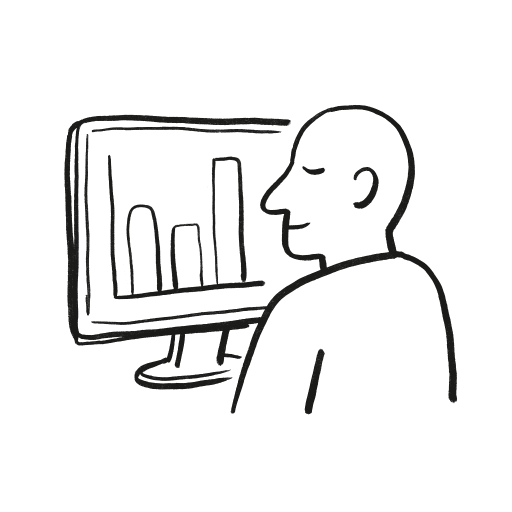
#> input picture library/01-dashboard/layer-ink.png, 1024 x 1024 px, found by its file name (shown at 1/2 size)
$ python color.py ../library/01-dashboard/layer-ink.png ../examples/hand-heart/source.jpg
#> lines starting #> are read from the running program, lines starting #| are printed output that depends on the picture; after the words box and inside, x2 and y2 are one past the last pixel; in counts of white or black regions, pixels touching at a corner belong together
"""Add real painted watercolor to an accepted ink drawing.

usage:
  python3 -I scripts/color.py DIR --from-source
      the generated drawing already holds good watercolor: keep it as the color
      version and write the ink-only version
  python3 -I scripts/color.py DIR --list
      writes DIR/regions.png: every closed region of the drawing, numbered
  python3 -I scripts/color.py DIR [--background] [--regions 6,7+8] [--add "staff@700,260,330,-10;note@860,330,90"]
      writes DIR/color-wash.png (all color), DIR/color-patch.png and
      DIR/color-motifs.png (the two kinds apart, for animation),
      DIR/version-color.jpg and DIR/version-ink.jpg

Three ways to color, chosen per drawing (references/style.md, section 8):
  --background   one large painted patch behind the whole subject, for depth
  --regions      a painted patch behind one object (regions joined by + share one)
  --add          painted motifs that tell the action, kind@x,y,width[,degrees];
                 kinds are the "kind" fields in library/_motifs/*.json

The watercolor never crosses the rest of the subject: every part of the drawing
other than the chosen regions stays paper, so people, coins or books in front
read white, while the patch may overflow into the empty background. Motifs are
placed on top of that rule, where you put them.

Nothing here paints: every patch and motif is a real painted swatch from a
generated sheet (scripts/washes.py). A region is a connected area of paper
enclosed by ink, after closing gaps narrower than --close half-size pixels.
"""
import glob
import json
import sys

import numpy as np
from PIL import Image, ImageDraw, ImageFilter, ImageFont

PAPER = (244, 242, 236)
CORAL = (240, 128, 110)
ROOT = __file__.rsplit("/scripts/", 1)[0]


def opt(name, default=None):
    return sys.argv[sys.argv.index(name) + 1] if name in sys.argv else default


def label(free):
    h, w = free.shape
    lab = np.zeros((h, w), np.int32)
    sizes = [0]
    n = 0
    for y0 in range(0, h, 2):
        for x0 in range(0, w, 2):
            if not free[y0, x0] or lab[y0, x0]:
                continue
            n += 1
            stack = [(y0, x0)]
            lab[y0, x0] = n
            count = 0
            while stack:
                y, x = stack.pop()
                count += 1
                for ny, nx in ((y + 1, x), (y - 1, x), (y, x + 1), (y, x - 1)):
                    if 0 <= ny < h and 0 <= nx < w and free[ny, nx] and not lab[ny, nx]:
                        lab[ny, nx] = n
                        stack.append((ny, nx))
            sizes.append(count)
    return lab, sizes


def grow(mask, size):
    img = Image.fromarray((mask > 0).astype(np.uint8) * 255)
    return np.asarray(img.filter(ImageFilter.MaxFilter(size | 1))) > 0


def up(mask, size):
    img = Image.fromarray((mask > 0).astype(np.uint8) * 255).resize(size, Image.BILINEAR)
    return np.asarray(img).astype(np.float32) / 255


def load(kind_dir):
    out = []
    for f in sorted(glob.glob(f"{ROOT}/library/{kind_dir}/patch-*.png")):
        out.append((f, json.load(open(f[:-4] + ".json"))))
    return out


def stamp(canvas, path, cx, cy, tw, th, degrees):
    patch = Image.open(path).resize((max(8, int(tw)), max(8, int(th))), Image.LANCZOS)
    patch = patch.rotate(degrees, expand=True, resample=Image.BICUBIC)
    pa = np.asarray(patch).astype(np.float32)[..., 3] / 255
    H, W = canvas.shape
    px, py = int(cx - pa.shape[1] / 2), int(cy - pa.shape[0] / 2)
    sx, sy = max(0, -px), max(0, -py)
    x0, y0, x1, y1 = max(0, px), max(0, py), min(W, px + pa.shape[1]), min(H, py + pa.shape[0])
    if x1 > x0 and y1 > y0:
        piece = pa[sy:sy + y1 - y0, sx:sx + x1 - x0]
        canvas[y0:y1, x0:x1] = 1 - (1 - canvas[y0:y1, x0:x1]) * (1 - piece)


def pick(pool, aspect, rng):
    pool = sorted(pool, key=lambda p: abs(np.log(p[1]["aspect"] / aspect)))
    return pool[min(len(pool) - 1, int(rng.integers(0, 2)))]


def main():
    if len(sys.argv) < 3:
        print(__doc__)
        sys.exit(2)
    d = sys.argv[1].rstrip("/")
    ink_img = Image.open(f"{d}/layer-ink.png")
#> ink_img is the input picture: PIL image 1024x1024 RGBA; mean R, G, B, A 27, 27, 26, 16.9
    W, H = ink_img.size
#> W = 1024; H = 1024
    ink = np.asarray(ink_img).astype(np.float32)[..., 3] / 255
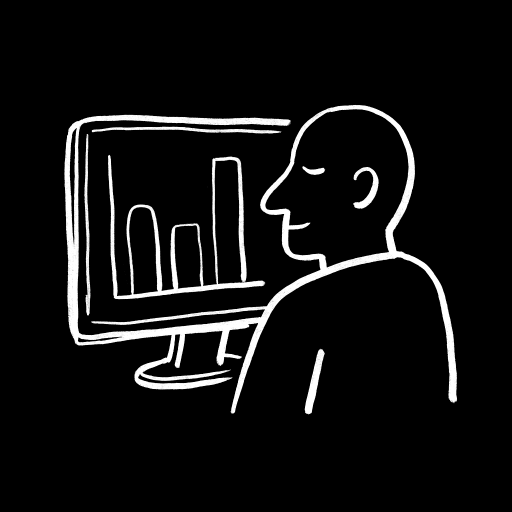
#> ink: shape (1024, 1024) float32 (shown at 1/2 size); min 0, max 1, mean 0.0661
    close = int(opt("--close", "9"))
    small = ink[::2, ::2]
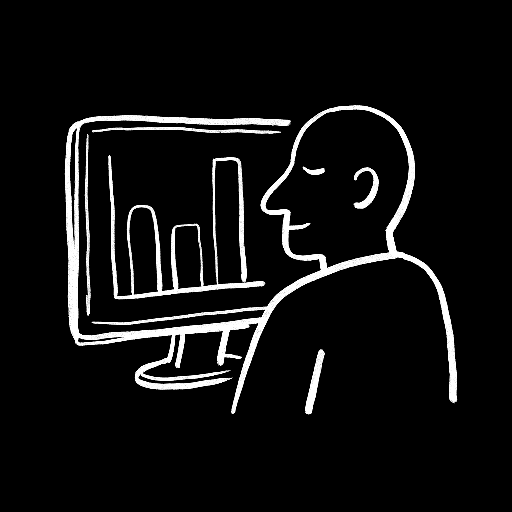
#> small: shape (512, 512) float32; min 0, max 1, mean 0.0661
    closed = grow(small > 0.25, close) if close > 1 else small > 0.25
#> in grow, `img = Image.fromarray((mask > 0).astype(np.uint8) * 255)`:
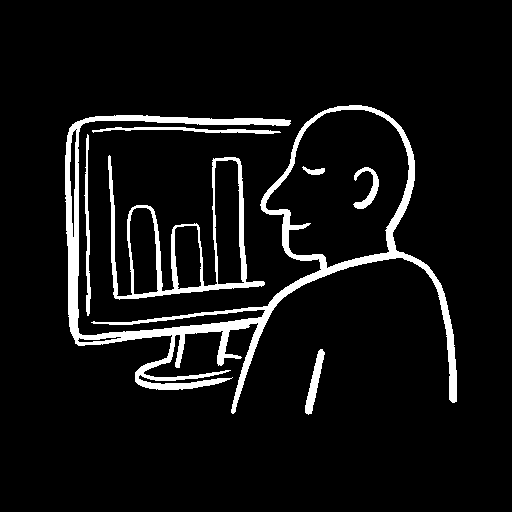
#> img: PIL image 512x512 L; 7% white; 7 white regions, largest, box (x1, y1, x2, y2) and area: (65, 105, 457, 414) 12853, (108, 155, 265, 300) 3460, (92, 127, 281, 134) 578
#> in grow, `return np.asarray(img.filter(ImageFilter.MaxFilter(size | 1))) > 0`:
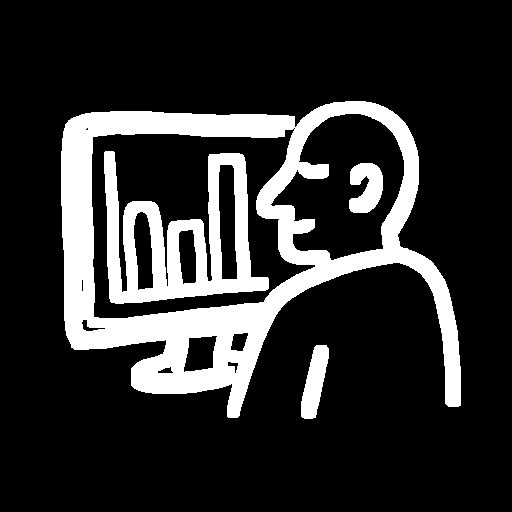
#> returned value: shape (512, 512) bool; 18.4% white; 4 white regions, box (x1, y1, x2, y2) and area: (61, 101, 461, 418) 34796, (104, 151, 269, 304) 10986, (301, 345, 329, 419) 1248, (349, 163, 383, 213) 1225
    lab, sizes = label(~closed)
#> after the loop in label, `for y0 in range(0, h, 2):`:
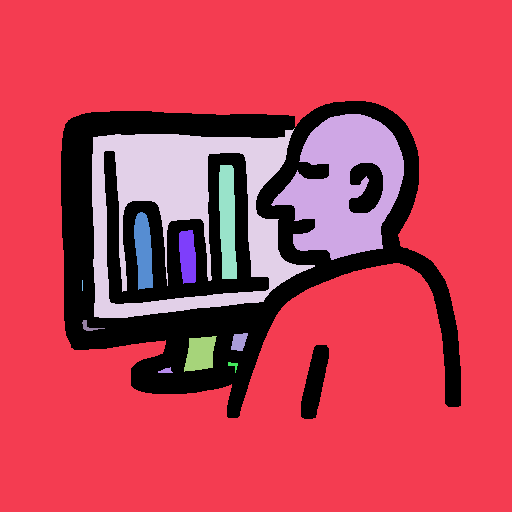
#> lab: shape (512, 512) int32; 14 distinct labels, from 0 to 13; one colour per label, 0 black
#> sizes = [0, 180394, 11077, 1, 17540, 1693, 1121, 780, 11, 79, 223, 869, 44, 54]
    border = set(np.unique(np.concatenate([lab[0], lab[-1], lab[:, 0], lab[:, -1]]))) - {0}
#> border = 1 item
    keep = [i for i in range(1, len(sizes)) if i not in border and sizes[i] > 150]
#> keep = [2, 4, 5, 6, 7, 10, 11]

    if "--from-source" in sys.argv:
        src = Image.open(f"{d}/source.jpg").convert("RGB")
        src.save(f"{d}/version-color.jpg", quality=92)
        base = Image.new("RGB", (W, H), PAPER)
        base.paste(ink_img, (0, 0), ink_img)
        base.save(f"{d}/version-ink.jpg", quality=92)
        print(f"{d}: color version is the generated drawing itself")
        return

    if "--list" in sys.argv:
        base = Image.new("RGB", (W, H), PAPER)
        base.paste(ink_img, (0, 0), ink_img)
        tint = np.zeros(lab.shape + (4,), np.uint8)
        rng = np.random.default_rng(3)
        for i in keep:
            tint[lab == i] = (*rng.integers(80, 230, 3), 90)
        over = Image.fromarray(tint, "RGBA").resize((W, H), Image.NEAREST)
        base.paste(over, (0, 0), over)
        draw = ImageDraw.Draw(base)
        try:
            font = ImageFont.truetype("/System/Library/Fonts/Supplemental/Arial Bold.ttf", 26)
        except Exception:
            font = ImageFont.load_default()
        for i in keep:
            ys, xs = np.nonzero(lab == i)
            draw.text((int(np.median(xs)) * 2 - 10, int(np.median(ys)) * 2 - 14), str(i), fill=(200, 0, 0), font=font)
        base.save(f"{d}/regions.png")
        print(f"{d}/regions.png: {len(keep)} regions")
        return

    rng = np.random.default_rng(int(opt("--seed", "1")))
    washes = [p for p in load("_washes") if p[1].get("kind") not in ("heart", "splash")]
    motifs = load("_motifs")
    subject = ~np.isin(lab, list(border))
    alpha = np.zeros((H, W), np.float32)
    allowed = np.zeros(lab.shape, bool)
    notes = []

    if "--background" in sys.argv:
        ys, xs = np.nonzero(subject)
        x0, x1, y0, y1 = xs.min() * 2, xs.max() * 2, ys.min() * 2, ys.max() * 2
        bw, bh = (x1 - x0) * 0.95, (y1 - y0) * 0.8
        f, meta = pick(washes, bw / bh, rng)
        cx = (x0 + x1) / 2 + (rng.random() - 0.5) * 0.1 * bw
        cy = (y0 + y1) / 2 - 0.04 * bh
        stamp(alpha, f, cx, cy, bw, bh, float((rng.random() - 0.5) * 8))
        notes.append(f"background: {meta['kind']} patch")

    groups = [[int(v) for v in g.split("+")] for g in (opt("--regions") or "").split(",") if g]
    for g in groups:
        region = np.isin(lab, g)
        allowed |= grow(region, close)
        ys, xs = np.nonzero(region)
        x0, x1, y0, y1 = xs.min() * 2, xs.max() * 2, ys.min() * 2, ys.max() * 2
        bw, bh = x1 - x0, y1 - y0
        f, meta = pick(washes, bw / max(1, bh), rng)
        over = 1.12 + rng.random() * 0.12
        cx = (x0 + x1) / 2 + (rng.random() - 0.5) * 0.1 * bw
        cy = (y0 + y1) / 2 + (rng.random() - 0.5) * 0.1 * bh
        stamp(alpha, f, cx, cy, bw * over, bh * over, float((rng.random() - 0.5) * 10))
        notes.append(f"regions {g}: {meta['kind']} patch")

    knock = up(subject & ~allowed, (W, H))
    alpha *= 1 - knock
    patch_alpha = alpha.copy()
    motif_alpha = np.zeros((H, W), np.float32)

    for spec in [s for s in (opt("--add") or "").split(";") if s.strip()]:
        kind, rest = spec.strip().split("@")
        vals = [float(v) for v in rest.split(",")]
        x, y, w = vals[:3]
        deg = vals[3] if len(vals) > 3 else 0
        match = [p for p in motifs if p[1].get("kind") == kind]
        if not match:
            print(f"no motif of kind {kind}; kinds: {sorted({p[1].get('kind') for p in motifs})}")
            sys.exit(1)
        f, meta = match[0]
        stamp(motif_alpha, f, x, y, w, w / meta["aspect"], deg)
        notes.append(f"motif {kind} at {int(x)},{int(y)}")

    def layer(a, name):
        a = np.clip(a, 0, 1)
        o = np.zeros((H, W, 4), np.uint8)
        o[..., :3] = CORAL
        o[..., 3] = (a * 255).astype(np.uint8)
        path = f"{d}/{name}.png"
        if a.max() > 0.05:
            Image.fromarray(o, "RGBA").save(path, optimize=True)
            ys, xs = np.nonzero(a > 0.2)
            with open(f"{d}/{name}.json", "w") as f:
                json.dump({"size": [W, H], "bbox": [int(xs.min()), int(ys.min()), int(xs.max()), int(ys.max())] if len(xs) else None}, f)
        else:
            import os
            for ext in (".png", ".json"):
                if os.path.exists(f"{d}/{name}{ext}"):
                    os.remove(f"{d}/{name}{ext}")
    layer(patch_alpha, "color-patch")
    layer(motif_alpha, "color-motifs")
    alpha = np.clip(1 - (1 - patch_alpha) * (1 - motif_alpha), 0, 1)
    out = np.zeros((H, W, 4), np.uint8)
    out[..., :3] = CORAL
    out[..., 3] = (alpha * 255).astype(np.uint8)
    wash = Image.fromarray(out, "RGBA")
    wash.save(f"{d}/color-wash.png", optimize=True)
    ys, xs = np.nonzero(alpha > 0.2)
    bbox = [int(xs.min()), int(ys.min()), int(xs.max()), int(ys.max())] if len(xs) else None
    with open(f"{d}/color-wash.json", "w") as f:
        json.dump({"size": [W, H], "bbox": bbox, "made_with": sys.argv[2:]}, f)
    for name, layers in (("version-color.jpg", [wash, ink_img]), ("version-ink.jpg", [ink_img])):
        base = Image.new("RGB", (W, H), PAPER)
        for layer in layers:
            base.paste(layer, (0, 0), layer)
        base.save(f"{d}/{name}", quality=92)
    print(f"{d}: " + "; ".join(notes))


#> (the run stopped early here; a loop or call above may not have finished)
